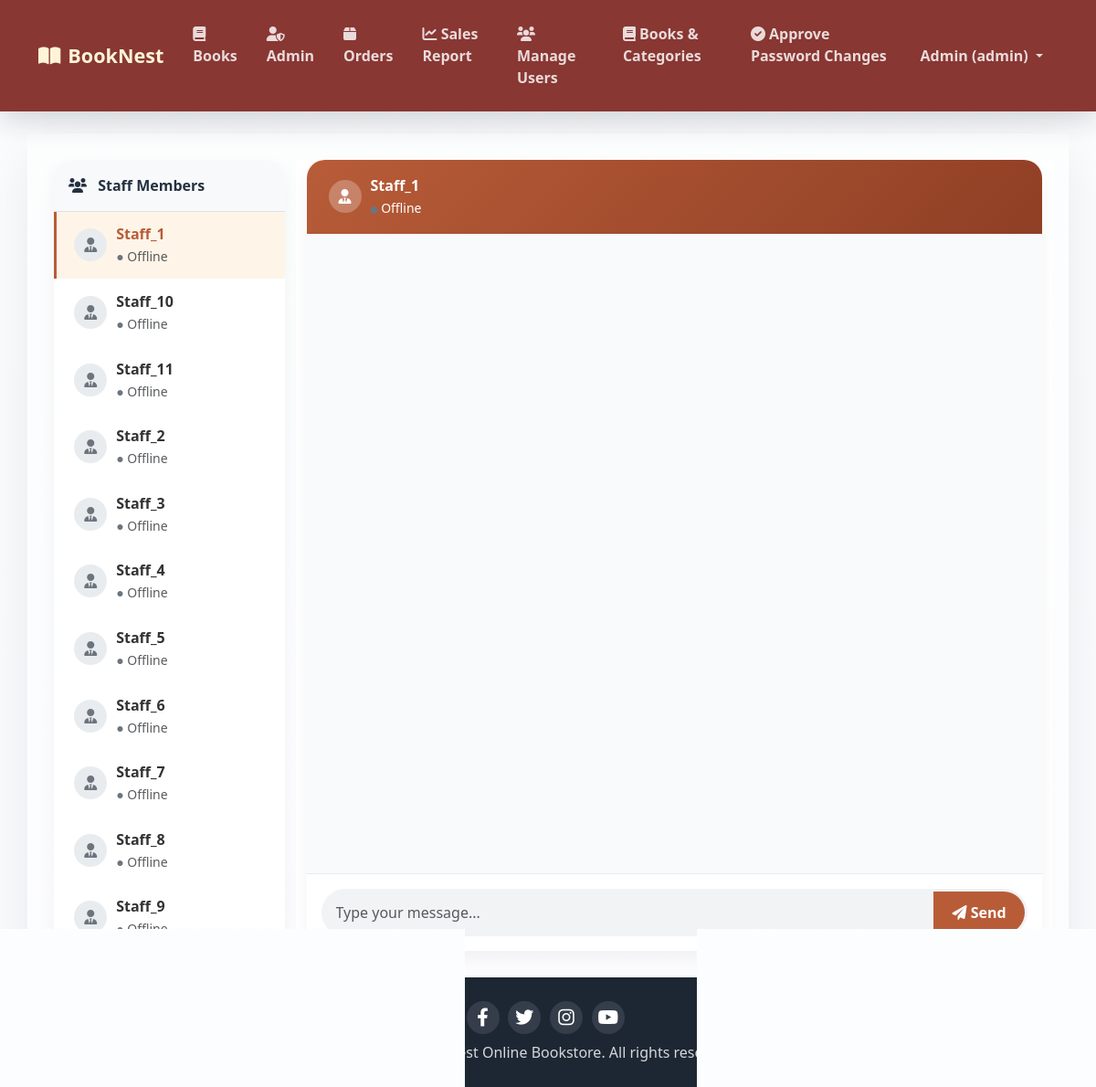
The page /Customer/chat.php (signed in) on the database its author committed.
### tables this page shows
CREATE TABLE `users` (
  `id` int(10) UNSIGNED NOT NULL,
  `name` varchar(100) NOT NULL,
  `email` varchar(100) NOT NULL,
  `password` varchar(255) NOT NULL,
  `role` enum('customer','staff','admin') NOT NULL DEFAULT 'customer',
  `email_verified` tinyint(1) NOT NULL DEFAULT 0,
  `verification_token` varchar(255) DEFAULT NULL,
  `reset_token` varchar(255) DEFAULT NULL,
  `reset_expires` datetime DEFAULT NULL,
  `created_at` timestamp NOT NULL DEFAULT current_timestamp(),
  `must_change_password` tinyint(1) DEFAULT 0,
  `last_activity` timestamp NULL DEFAULT NULL
);

### Customer/chat.php (the view, shortened to what this page needs)
<?php
include '../Customize&Database/header.php';
$userId = $_SESSION['user_id'];
$staffs = $pdo->query("
    SELECT u.id, u.name,
           TIMESTAMPDIFF(SECOND, u.last_activity, NOW()) < 120 AS is_online,
           (SELECT COUNT(*) FROM chat_messages WHERE receiver_id = $userId AND sender_id = u.id AND is_read = 0) AS unread_count
    FROM users u
    WHERE u.role = 'staff'
    ORDER BY u.name
")->fetchAll();
$selectedStaff = $_GET['staff_id'] ?? ($staffs[0]['id'] ?? 0);
$staffStatus = [];
foreach ($staffs as $s) {
    $staffStatus[$s['id']] = $s['is_online'];
}
?>
<div class="row g-4">
    <div class="col-md-4 col-lg-3">
        <div class="chat-sidebar">
            <div class="p-3 bg-light border-bottom">
                <i class="fas fa-users me-2"></i> <strong>Staff Members</strong>
            </div>
            <ul class="list-group list-group-flush">
                <?php foreach ($staffs as $staff): ?>
                    <li class="list-group-item <?= $selectedStaff == $staff['id'] ? 'active' : '' ?>">
                        <a href="?staff_id=<?= $staff['id'] ?>" class="text-decoration-none d-flex align-items-center justify-content-between">
                            <div class="d-flex align-items-center">
                                <div class="staff-avatar">
                                    <i class="fas fa-user-tie text-secondary"></i>
                                </div>
                                <div>
                                    <div class="staff-name"><?= htmlspecialchars($staff['name']) ?></div>
                                    <small class="text-muted">
                                        <?php if ($staff['is_online']): ?>
                                            <span class="text-success">●</span> Online
                                        <?php else: ?>
                                            <span class="text-secondary">●</span> Offline
                                        <?php endif; ?>
                                    </small>
                                </div>
                            </div>
                        </a>
                    </li>
                <?php endforeach; ?>
            </ul>
        </div>
    </div>
    <div class="col-md-8 col-lg-9">
        <div class="chat-main">
            <div class="chat-header">
                <div class="d-flex align-items-center">
                    <div class="staff-avatar bg-white bg-opacity-25">
                        <i class="fas fa-user-tie"></i>
                    </div>
                    <div>
                        <div class="fw-bold">
                            <?php
                                $staffName = '';
                                foreach ($staffs as $s) {
                                    if ($s['id'] == $selectedStaff) {
                                        $staffName = $s['name'];
                                        break;
                                    }
                                }
                                echo htmlspecialchars($staffName ?: 'Select a staff');
                            ?>
                        </div>
                        <small>
                            <?php if ($selectedStaff && isset($staffStatus[$selectedStaff]) && $staffStatus[$selectedStaff]): ?>
                                <i class="fas fa-circle text-success" style="font-size: 0.5rem;"></i> Online now
                            <?php else: ?>
                                <i class="fas fa-circle text-secondary" style="font-size: 0.5rem;"></i> Offline
                            <?php endif; ?>
                        </small>
                    </div>
                </div>
            </div>
            <div class="chat-messages" id="chatBox">
            </div>
            <div class="chat-footer">
                <form method="POST" id="chatForm">
                    <div class="input-group">
                        <input type="text" name="message" class="form-control" placeholder="Type your message..." required autocomplete="off">
                        <button type="submit" class="btn">
                            <i class="fas fa-paper-plane"></i> Send
                        </button>
                    </div>
                </form>
            </div>
        </div>
    </div>
</div>
<?php include '../Customize&Database/footer.php'; ?>

### Customize&Database/design.css (style rules this page uses)
html, body { min-height: 100%; margin: 0; padding: 0; }
body { background: linear-gradient(180deg, rgba(246, 248, 251, 0.35), rgba(246, 248, 251, 0.55)), url('/finalproject/booknestonlinebookstoresystem/Image/background6.jpg'); background-size: cover; background-position: center center; background-repeat: no-repeat; background-attachment: fixed; color: var(--bn-ink); display: flex; flex-direction: column; font-family: "Segoe UI", Arial, sans-serif; min-height: 100vh; }
body, p, .description, .card-text { color: var(--bn-ink); font-weight: 400; }
.card, .row .col-md-8 { background-color: var(--bn-surface); }
.form-control, .form-select { border: 1px solid #dbe1ea; border-radius: 12px; color: var(--bn-ink); min-height: 46px; padding: 0.68rem 0.9rem; transition: border-color 0.18s ease, box-shadow 0.18s ease; }
.input-group .form-control { border-radius: 0 12px 12px 0; }
.btn { border-radius: 12px; font-weight: 700; }

### Customer/chat.php (style rules this page uses)
:root { --chat-primary: #b85c38; --chat-primary-dark: #8f3f25; --chat-primary-light: #e6a17e; }
.chat-sidebar { background: #fff; border-radius: 20px; box-shadow: 0 8px 20px rgba(0,0,0,0.05); overflow: hidden; height: 100%; }
.chat-sidebar .list-group-item { border: none; border-left: 3px solid transparent; padding: 0.8rem 1.2rem; transition: all 0.2s; position: relative; }
.chat-sidebar .list-group-item.active { background-color: #fef5e8; border-left-color: var(--chat-primary); color: var(--chat-primary); }
.chat-sidebar .list-group-item.active a { color: var(--chat-primary) !important; }
.chat-sidebar .list-group-item a { font-weight: 500; display: block; color: #333; }
.chat-main { background: #fff; border-radius: 20px; box-shadow: 0 8px 20px rgba(0,0,0,0.05); overflow: hidden; display: flex; flex-direction: column; height: 100%; min-height: 500px; }
.chat-header { background: linear-gradient(135deg, var(--chat-primary), var(--chat-primary-dark)); color: white; padding: 1rem 1.5rem; border-bottom: 1px solid rgba(0,0,0,0.05); }
.chat-messages { flex: 1; padding: 1.5rem; overflow-y: auto; background: #f8fafc; }
.chat-footer { background: white; border-top: 1px solid #e9ecef; padding: 1rem; }
.chat-footer .input-group { background: #f1f3f5; border-radius: 50px; padding: 0.2rem 0.2rem 0.2rem 1rem; }
.chat-footer .form-control { border: none; background: transparent; box-shadow: none; padding: 0.6rem 0; }
.chat-footer .btn { border-radius: 50px; padding: 0.4rem 1.2rem; background: var(--chat-primary); color: white; }
.staff-avatar { width: 36px; height: 36px; background: #e9ecef; border-radius: 50%; display: inline-flex; align-items: center; justify-content: center; margin-right: 10px; }
.staff-name { font-weight: 600; }

### rows shown on the page
users: name "Staff_1"
users: name "Staff_10"
users: name "Staff_11"
users: name "Staff_2"
users: name "Staff_3"
users: name "Staff_4"
users: name "Staff_5"
users: name "Staff_6"
users: name "Staff_7"
users: name "Staff_8"
users: name "Staff_9"

### other values the page prints
$_SESSION['user_name'] "Admin"
$_SESSION['user_role'] "admin"
